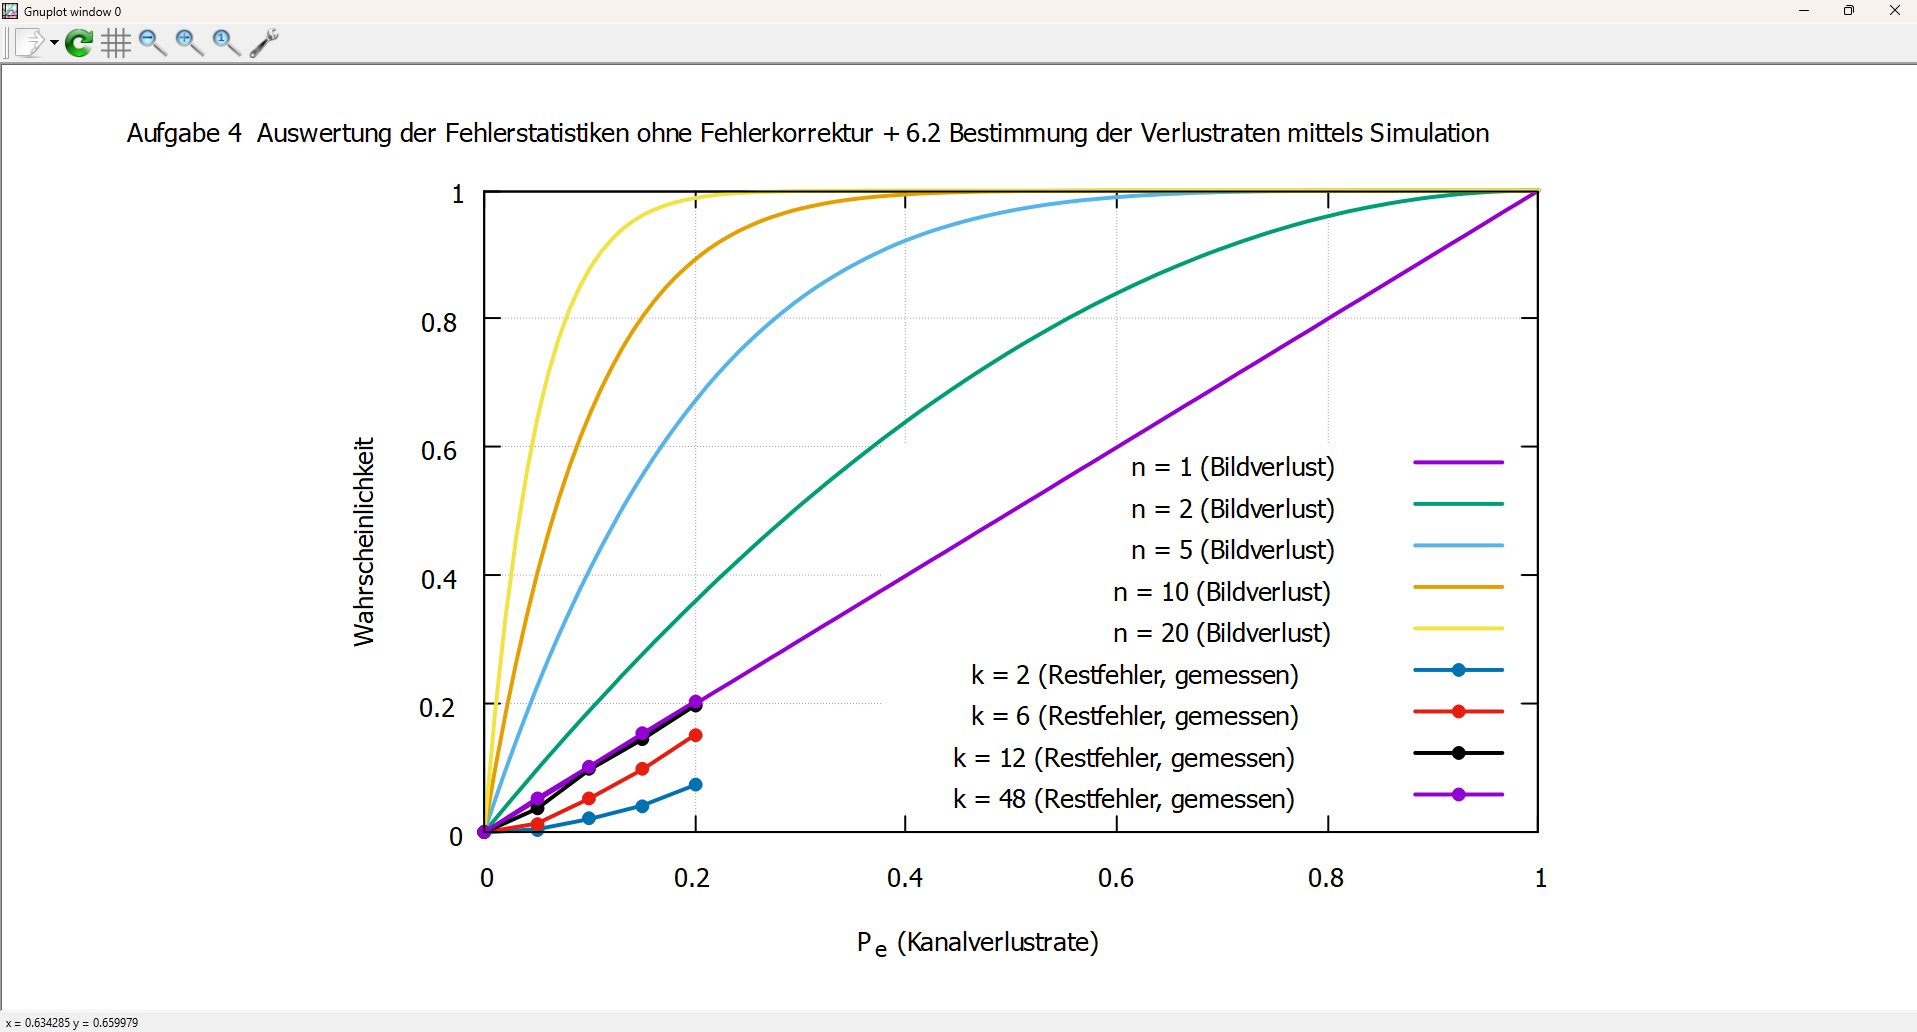

Reproduce this figure in gnuplot.
#!/usr/local/bin/gnuplot --persist

# Titel und Achsenbeschriftung
set title "Aufgabe 4  Auswertung der Fehlerstatistiken ohne Fehlerkorrektur + 6.2 Bestimmung der Verlustraten mittels Simulation"
set xlabel "P_e (Kanalverlustrate)"
set ylabel "Wahrscheinlichkeit"
set xrange [0:1]
set yrange [0:1]
set grid
set key right bottom

# Funktion für Bildverlust
Pbildverlust(x, n) = 1 - (1 - x)**n

# Datenfile für gemessene Werte
datafile = "result_aufgabe_6-2.txt"

# Plot für Bildverlustwahrscheinlichkeiten und gemessene Restfehlerwahrscheinlichkeiten
plot Pbildverlust(x, 1) title "n = 1 (Bildverlust)" lw 2, \
     Pbildverlust(x, 2) title "n = 2 (Bildverlust)" lw 2, \
     Pbildverlust(x, 5) title "n = 5 (Bildverlust)" lw 2, \
     Pbildverlust(x, 10) title "n = 10 (Bildverlust)" lw 2, \
     Pbildverlust(x, 20) title "n = 20 (Bildverlust)" lw 2, \
     datafile using 1:2 title "k = 2 (Restfehler, gemessen)" with linespoints lw 2 pt 7, \
     datafile using 1:3 title "k = 6 (Restfehler, gemessen)" with linespoints lw 2 pt 7, \
     datafile using 1:4 title "k = 12 (Restfehler, gemessen)" with linespoints lw 2 pt 7, \
     datafile using 1:5 title "k = 48 (Restfehler, gemessen)" with linespoints lw 2 pt 7
